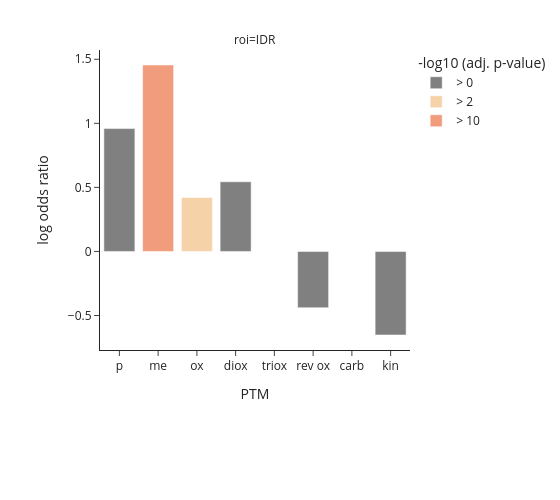

The cell this chart's notebook holds for it:
### Markdown cell above
Enrichment analysis

### Code cell
enrichment = perform_enrichment_analysis(
    df=alphafold_ptms,
    ptm_types=['p','me','ox','diox','triox','rev_ox','carb','kin'],
    rois=['IDR'],
    ptm_site_dict=ptm_site_dict,
    quality_cutoffs=[0]
)

fig_enrich = plot_enrichment(
    data=enrichment,
    ptm_select=['p','me','ox','diox','triox','rev_ox','carb','kin'],
    roi_select=['IDR']
)

### Figure 1 — Plotly figure (JSON) as saved in the notebook; plotly's stock layout.template omitted (floating-point values rounded to 4 significant figures)
{"data": [{"customdata": [[2.609, 0.4779], [1.723, 0.4779], [0.0, 1.0], [0.6442, 0.9667], [0.0, 1.0], [0.5208, 0.9667]], "hovertemplate": "-log10 (adj. p-value)=> 0<br>roi=IDR<br>PTM=%{x}<br>log odds ratio=%{y}<br>oddsr=%{customdata[0]}<br>p_adj_bh=%{customdata[1]}<extra></extra>", "legendgroup": "> 0", "marker": {"color": "grey", "pattern": {"shape": ""}}, "name": "> 0", "orientation": "v", "showlegend": true, "textposition": "auto", "type": "bar", "x": ["p", "diox", "triox", "rev ox", "carb", "kin"], "xaxis": "x", "y": [0.9591, 0.5438, -Infinity, -0.4397, -Infinity, -0.6523], "yaxis": "y"}, {"customdata": [[1.523, 0.00126]], "hovertemplate": "-log10 (adj. p-value)=> 2<br>roi=IDR<br>PTM=%{x}<br>log odds ratio=%{y}<br>oddsr=%{customdata[0]}<br>p_adj_bh=%{customdata[1]}<extra></extra>", "legendgroup": "> 2", "marker": {"color": "rgb(246, 210, 169)", "pattern": {"shape": ""}}, "name": "> 2", "orientation": "v", "showlegend": true, "textposition": "auto", "type": "bar", "x": ["ox"], "xaxis": "x", "y": [0.4208], "yaxis": "y"}, {"customdata": [[4.286, 1.142e-25]], "hovertemplate": "-log10 (adj. p-value)=> 10<br>roi=IDR<br>PTM=%{x}<br>log odds ratio=%{y}<br>oddsr=%{customdata[0]}<br>p_adj_bh=%{customdata[1]}<extra></extra>", "legendgroup": "> 10", "marker": {"color": "rgb(241, 156, 124)", "pattern": {"shape": ""}}, "name": "> 10", "orientation": "v", "showlegend": true, "textposition": "auto", "type": "bar", "x": ["me"], "xaxis": "x", "y": [1.455], "yaxis": "y"}], "layout": {"annotations": [{"font": {}, "showarrow": false, "text": "roi=IDR", "x": 0.5, "xanchor": "center", "xref": "paper", "y": 1, "yanchor": "bottom", "yref": "paper"}], "autosize": false, "barmode": "relative", "height": 500, "legend": {"title": {"text": "-log10 (adj. p-value)"}, "tracegroupgap": 0}, "margin": {"autoexpand": false, "b": 150, "l": 100, "r": 150, "t": 50}, "width": 560, "xaxis": {"anchor": "y", "categoryarray": ["p", "me", "ox", "diox", "triox", "rev ox", "carb", "kin"], "categoryorder": "array", "domain": [0, 1], "title": {"text": "PTM"}}, "yaxis": {"anchor": "x", "domain": [0, 1], "title": {"text": "log odds ratio"}}}}
